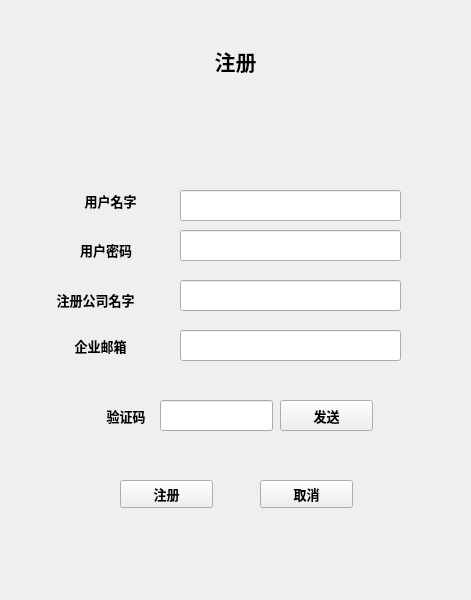
<?xml version="1.0" encoding="UTF-8"?>
<ui version="4.0">
 <class>MainWindow</class>
 <widget class="QMainWindow" name="MainWindow">
  <property name="geometry">
   <rect>
    <x>0</x>
    <y>0</y>
    <width>471</width>
    <height>600</height>
   </rect>
  </property>
  <property name="font">
   <font>
    <family>Arial</family>
    <pointsize>10</pointsize>
    <weight>75</weight>
    <bold>true</bold>
   </font>
  </property>
  <property name="windowTitle">
   <string>MainWindow</string>
  </property>
  <widget class="QWidget" name="centralwidget">
   <widget class="QLabel" name="label">
    <property name="geometry">
     <rect>
      <x>40</x>
      <y>0</y>
      <width>391</width>
      <height>121</height>
     </rect>
    </property>
    <property name="font">
     <font>
      <family>Arial Black</family>
      <pointsize>16</pointsize>
      <weight>75</weight>
      <bold>true</bold>
     </font>
    </property>
    <property name="text">
     <string>注册</string>
    </property>
    <property name="alignment">
     <set>Qt::AlignCenter</set>
    </property>
   </widget>
   <widget class="QLabel" name="label_2">
    <property name="geometry">
     <rect>
      <x>70</x>
      <y>190</y>
      <width>81</width>
      <height>21</height>
     </rect>
    </property>
    <property name="text">
     <string>用户名字</string>
    </property>
    <property name="alignment">
     <set>Qt::AlignCenter</set>
    </property>
   </widget>
   <widget class="QLabel" name="label_3">
    <property name="geometry">
     <rect>
      <x>70</x>
      <y>240</y>
      <width>72</width>
      <height>20</height>
     </rect>
    </property>
    <property name="text">
     <string>用户密码</string>
    </property>
    <property name="alignment">
     <set>Qt::AlignCenter</set>
    </property>
   </widget>
   <widget class="QLabel" name="label_4">
    <property name="geometry">
     <rect>
      <x>40</x>
      <y>290</y>
      <width>111</width>
      <height>20</height>
     </rect>
    </property>
    <property name="text">
     <string>注册公司名字</string>
    </property>
    <property name="alignment">
     <set>Qt::AlignCenter</set>
    </property>
   </widget>
   <widget class="QLabel" name="label_5">
    <property name="geometry">
     <rect>
      <x>50</x>
      <y>330</y>
      <width>101</width>
      <height>31</height>
     </rect>
    </property>
    <property name="text">
     <string>企业邮箱</string>
    </property>
    <property name="alignment">
     <set>Qt::AlignCenter</set>
    </property>
   </widget>
   <widget class="QLabel" name="label_6">
    <property name="geometry">
     <rect>
      <x>90</x>
      <y>400</y>
      <width>72</width>
      <height>31</height>
     </rect>
    </property>
    <property name="text">
     <string>验证码</string>
    </property>
    <property name="alignment">
     <set>Qt::AlignCenter</set>
    </property>
   </widget>
   <widget class="QPushButton" name="pushButton">
    <property name="geometry">
     <rect>
      <x>120</x>
      <y>480</y>
      <width>93</width>
      <height>28</height>
     </rect>
    </property>
    <property name="text">
     <string>注册</string>
    </property>
   </widget>
   <widget class="QLineEdit" name="lineEdit">
    <property name="geometry">
     <rect>
      <x>180</x>
      <y>190</y>
      <width>221</width>
      <height>31</height>
     </rect>
    </property>
   </widget>
   <widget class="QLineEdit" name="lineEdit_2">
    <property name="geometry">
     <rect>
      <x>180</x>
      <y>230</y>
      <width>221</width>
      <height>31</height>
     </rect>
    </property>
   </widget>
   <widget class="QLineEdit" name="lineEdit_3">
    <property name="geometry">
     <rect>
      <x>180</x>
      <y>280</y>
      <width>221</width>
      <height>31</height>
     </rect>
    </property>
   </widget>
   <widget class="QLineEdit" name="lineEdit_4">
    <property name="geometry">
     <rect>
      <x>180</x>
      <y>330</y>
      <width>221</width>
      <height>31</height>
     </rect>
    </property>
   </widget>
   <widget class="QLineEdit" name="lineEdit_5">
    <property name="geometry">
     <rect>
      <x>160</x>
      <y>400</y>
      <width>113</width>
      <height>31</height>
     </rect>
    </property>
   </widget>
   <widget class="QPushButton" name="pushButton_2">
    <property name="geometry">
     <rect>
      <x>280</x>
      <y>400</y>
      <width>93</width>
      <height>31</height>
     </rect>
    </property>
    <property name="text">
     <string>发送</string>
    </property>
   </widget>
   <widget class="QPushButton" name="pushButton_3">
    <property name="geometry">
     <rect>
      <x>260</x>
      <y>480</y>
      <width>93</width>
      <height>28</height>
     </rect>
    </property>
    <property name="text">
     <string>取消</string>
    </property>
   </widget>
  </widget>
 </widget>
 <resources/>
 <connections/>
</ui>
